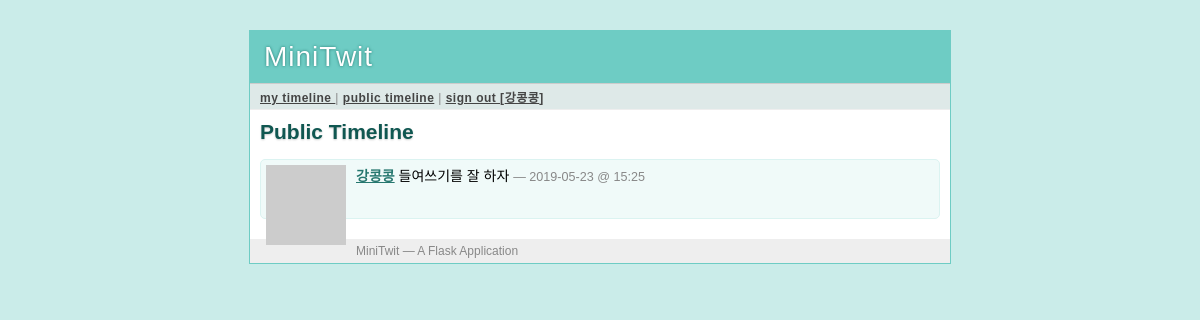
Page /public (signed in) on the committed database.
### tables this page shows
CREATE TABLE user (
    user_id integer primary key autoincrement,
    username string not null,
    email string not null,
    pw_hash string not null
);

CREATE TABLE message (
    message_id integer primary key autoincrement,
    author_id integer not null,
    text string not null,
    pub_date integer
);

### minitwit.py (the view)
@app.route('/public')
def public_timeline():
    return render_template('timeline.html', messages=query_db('''
        select message.*, user.* from message, user
        where message.author_id = user.user_id
        order by message.pub_date desc limit ?''', [PER_PAGE]))

### minitwit.py (called while the page is built)
def connect_db():
    return sqlite3.connect(app.config['DATABASE'])

def query_db(query, args=(), one=False):
    cur = g.db.execute(query,args)
    rv = [dict((cur.description[idx][0], value)
            for idx, value in enumerate(row)) for row in cur.fetchall()]
    return (rv[0] if rv else None) if one else rv

def format_datetime(timestamp):
    return datetime.utcfromtimestamp(timestamp).strftime('%Y-%m-%d @ %H:%M')

def gravatar_url(email, size=80):
    return 'http://www.gravatar.com/avatar/%s?d=identicon&s=%d' % \
        (md5(email.strip().lower().encode('utf-8')).hexdigest(), size)

@app.before_request
def before_request():
    g.db = connect_db()
    g.user = None
    if 'user_id' in session:
        g.user = query_db('select * from user where user_id = ?',
                            [session['user_id']],one=True)

@app.teardown_request
def teardown_request(exception):
    if hasattr(g,'db'):
        g.db.close()

### templates/timeline.html (shortened to what this page needs)
{% extends "layout.html" %}
{% block title %}
    {% if request.endpoint == 'public_timeline' %}
        Public Timeline
    {% elif request.endpoint == 'user_timeline' %}
        {{ profile_user.username }}'s Timeline
    {% else %}
        My Timeline
    {% endif %}
{% endblock %}
{% block body %}
    <h2>{{ self.title() }}</h2>
    <ul class=messages>
        {% for message in messages %}
            <li><img src="{{ message.email|gravatar(size=48) }}"><p>
                <strong><a href="{{ url_for('user_timeline', username=message.username) }}">{{ message.username }}</a></strong>
                {{ message.text }}
                <small>&mdash; {{ message.pub_date|datetimeformat }}</small>
            </p></li>
        {% else %}
            <li><em>There's no message so far.</em></li>
        {% endfor %}
    </ul>
{% endblock %}

### templates/layout.html (shortened to what this page needs)
<!DOCTYPE html>
<link rel=stylesheet type=text/css href="{{ url_for('static', filename='style.css') }}">
<div class=page>
    <h1>MiniTwit</h1>
    <div class=navigation>
        {% if g.user %}
            <a href="{{ url_for('timeline') }}">my timeline </a> |
            <a href="{{ url_for('public_timeline') }}">public timeline</a> |
            <a href="{{ url_for('logout') }}">sign out [{{ g.user.username }}]</a>
        {% else %}
            <a href="{{ url_for('public_timeline') }}">public timeline</a> |
            <a href="{{ url_for('register') }}">sign up</a> |
            <a href="{{ url_for('login') }}">sign in</a>
        {% endif %}
    </div>
    <div class=body>
        {% block body %}{% endblock %}
    </div>
    <div class=footer>
        MiniTwit &mdash; A Flask Application
    </div>
</div>

### static/style.css (style rules this page uses)
a { color: #26776F; }
div.page { background: white; border: 1px solid #6ECCC4; width: 700px; margin: 30px auto; }
div.page h1 { background: #6ECCC4; margin: 0; padding: 10px 14px; color: white; letter-spacing: 1px; text-shadow: 0 0 3px #24776F; font-weight: normal; }
div.page div.navigation { background: #DEE9E8; padding: 4px 10px; border-top: 1px solid #ccc; border-bottom: 1px solid #eee; color: #888; font-size: 12px; letter-spacing: 0.5px; }
div.page div.navigation a { color: #444; font-weight: bold; }
div.page h2 { margin: 0 0 15px 0; color: #105751; text-shadow: 0 1px 2px #ccc; }
div.page div.body { padding: 10px; }
div.page div.footer { background: #eee; color: #888; padding: 5px 10px; font-size: 12px; }
div.page ul.messages { list-style: none; margin: 0; padding: 0; }
div.page ul.messages li { margin: 10px 0; padding: 5px; background: #F0FAF9; border: 1px solid #DBF3F1; -moz-border-radius: 5px; -webkit-border-radius: 5px; min-height: 48px; }
div.page ul.messages p { margin: 0; }
div.page ul.messages li img { float: left; padding: 0 10px 0 0; }
div.page ul.messages li small { font-size: 0.9em; color: #888; }

### rows in the picture
user: user.username "강콩콩"
message: username "강콩콩", text "들여쓰기를 잘 하자", pub_date "2019-05-23 @ 15:25"
